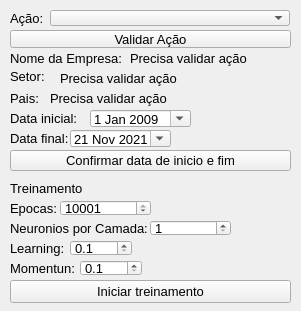
<?xml version="1.0" encoding="UTF-8"?>
<ui version="4.0">
 <class>MainWindow</class>
 <widget class="QMainWindow" name="MainWindow">
  <property name="enabled">
   <bool>true</bool>
  </property>
  <property name="geometry">
   <rect>
    <x>0</x>
    <y>0</y>
    <width>301</width>
    <height>311</height>
   </rect>
  </property>
  <property name="minimumSize">
   <size>
    <width>301</width>
    <height>311</height>
   </size>
  </property>
  <property name="maximumSize">
   <size>
    <width>301</width>
    <height>311</height>
   </size>
  </property>
  <property name="font">
   <font>
    <pointsize>10</pointsize>
   </font>
  </property>
  <property name="windowTitle">
   <string>Interface do Trabalho Final de Inteligencia Artificial</string>
  </property>
  <property name="autoFillBackground">
   <bool>true</bool>
  </property>
  <property name="documentMode">
   <bool>false</bool>
  </property>
  <property name="unifiedTitleAndToolBarOnMac">
   <bool>false</bool>
  </property>
  <widget class="QWidget" name="centralwidget">
   <widget class="QLabel" name="lbl_acao">
    <property name="geometry">
     <rect>
      <x>10</x>
      <y>10</y>
      <width>41</width>
      <height>16</height>
     </rect>
    </property>
    <property name="font">
     <font>
      <pointsize>10</pointsize>
     </font>
    </property>
    <property name="text">
     <string>Ação:</string>
    </property>
   </widget>
   <widget class="QLabel" name="lbl_nomeDaEmpresa">
    <property name="geometry">
     <rect>
      <x>10</x>
      <y>50</y>
      <width>111</width>
      <height>16</height>
     </rect>
    </property>
    <property name="font">
     <font>
      <pointsize>10</pointsize>
     </font>
    </property>
    <property name="text">
     <string>Nome da Empresa:</string>
    </property>
   </widget>
   <widget class="QLabel" name="lbl_setor">
    <property name="geometry">
     <rect>
      <x>10</x>
      <y>70</y>
      <width>47</width>
      <height>13</height>
     </rect>
    </property>
    <property name="font">
     <font>
      <pointsize>10</pointsize>
     </font>
    </property>
    <property name="text">
     <string>Setor:</string>
    </property>
   </widget>
   <widget class="QLabel" name="lbl_pais">
    <property name="geometry">
     <rect>
      <x>10</x>
      <y>90</y>
      <width>31</width>
      <height>16</height>
     </rect>
    </property>
    <property name="font">
     <font>
      <pointsize>10</pointsize>
     </font>
    </property>
    <property name="text">
     <string>Pais:</string>
    </property>
   </widget>
   <widget class="QLabel" name="lbl_dataInicial">
    <property name="geometry">
     <rect>
      <x>10</x>
      <y>110</y>
      <width>71</width>
      <height>16</height>
     </rect>
    </property>
    <property name="font">
     <font>
      <pointsize>10</pointsize>
     </font>
    </property>
    <property name="text">
     <string>Data inicial:</string>
    </property>
   </widget>
   <widget class="QLabel" name="lbl_dataFinal">
    <property name="geometry">
     <rect>
      <x>10</x>
      <y>130</y>
      <width>61</width>
      <height>16</height>
     </rect>
    </property>
    <property name="text">
     <string>Data final:</string>
    </property>
   </widget>
   <widget class="QComboBox" name="comboBox_acao">
    <property name="geometry">
     <rect>
      <x>50</x>
      <y>10</y>
      <width>240</width>
      <height>16</height>
     </rect>
    </property>
    <property name="editable">
     <bool>false</bool>
    </property>
    <property name="insertPolicy">
     <enum>QComboBox::NoInsert</enum>
    </property>
   </widget>
   <widget class="QLabel" name="lbl_resultadoNomeEmpresa">
    <property name="geometry">
     <rect>
      <x>130</x>
      <y>50</y>
      <width>121</width>
      <height>16</height>
     </rect>
    </property>
    <property name="text">
     <string>Precisa validar ação</string>
    </property>
   </widget>
   <widget class="QDateEdit" name="dateEdit_dataInicial">
    <property name="geometry">
     <rect>
      <x>90</x>
      <y>110</y>
      <width>101</width>
      <height>17</height>
     </rect>
    </property>
    <property name="showGroupSeparator" stdset="0">
     <bool>false</bool>
    </property>
    <property name="dateTime">
     <datetime>
      <hour>0</hour>
      <minute>0</minute>
      <second>0</second>
      <year>2009</year>
      <month>1</month>
      <day>1</day>
     </datetime>
    </property>
    <property name="maximumDateTime">
     <datetime>
      <hour>23</hour>
      <minute>59</minute>
      <second>59</second>
      <year>2021</year>
      <month>12</month>
      <day>31</day>
     </datetime>
    </property>
    <property name="minimumDateTime">
     <datetime>
      <hour>0</hour>
      <minute>0</minute>
      <second>0</second>
      <year>2009</year>
      <month>1</month>
      <day>1</day>
     </datetime>
    </property>
    <property name="calendarPopup">
     <bool>true</bool>
    </property>
   </widget>
   <widget class="QDateEdit" name="dateEdit_dataFinal">
    <property name="geometry">
     <rect>
      <x>70</x>
      <y>130</y>
      <width>101</width>
      <height>17</height>
     </rect>
    </property>
    <property name="dateTime">
     <datetime>
      <hour>0</hour>
      <minute>0</minute>
      <second>0</second>
      <year>2021</year>
      <month>11</month>
      <day>21</day>
     </datetime>
    </property>
    <property name="maximumDateTime">
     <datetime>
      <hour>23</hour>
      <minute>59</minute>
      <second>59</second>
      <year>2021</year>
      <month>12</month>
      <day>31</day>
     </datetime>
    </property>
    <property name="minimumDateTime">
     <datetime>
      <hour>0</hour>
      <minute>0</minute>
      <second>0</second>
      <year>2009</year>
      <month>1</month>
      <day>1</day>
     </datetime>
    </property>
    <property name="maximumDate">
     <date>
      <year>2021</year>
      <month>12</month>
      <day>31</day>
     </date>
    </property>
    <property name="minimumDate">
     <date>
      <year>2009</year>
      <month>1</month>
      <day>1</day>
     </date>
    </property>
    <property name="calendarPopup">
     <bool>true</bool>
    </property>
   </widget>
   <widget class="QLabel" name="lbl_resultadoSetorEmpresa">
    <property name="geometry">
     <rect>
      <x>60</x>
      <y>70</y>
      <width>121</width>
      <height>16</height>
     </rect>
    </property>
    <property name="text">
     <string>Precisa validar ação</string>
    </property>
   </widget>
   <widget class="QLabel" name="lbl_resultadoPaisEmpresa">
    <property name="geometry">
     <rect>
      <x>50</x>
      <y>90</y>
      <width>121</width>
      <height>16</height>
     </rect>
    </property>
    <property name="text">
     <string>Precisa validar ação</string>
    </property>
   </widget>
   <widget class="QLabel" name="lbl_treinamento">
    <property name="geometry">
     <rect>
      <x>10</x>
      <y>180</y>
      <width>81</width>
      <height>16</height>
     </rect>
    </property>
    <property name="text">
     <string>Treinamento</string>
    </property>
   </widget>
   <widget class="QLabel" name="lbl_epocas">
    <property name="geometry">
     <rect>
      <x>10</x>
      <y>200</y>
      <width>47</width>
      <height>16</height>
     </rect>
    </property>
    <property name="text">
     <string>Epocas:</string>
    </property>
   </widget>
   <widget class="QLabel" name="lbl_neuroniosPorCamada">
    <property name="geometry">
     <rect>
      <x>10</x>
      <y>220</y>
      <width>141</width>
      <height>16</height>
     </rect>
    </property>
    <property name="text">
     <string>Neuronios por Camada: </string>
    </property>
   </widget>
   <widget class="QLabel" name="lbl_learning">
    <property name="geometry">
     <rect>
      <x>10</x>
      <y>240</y>
      <width>61</width>
      <height>16</height>
     </rect>
    </property>
    <property name="text">
     <string>Learning:</string>
    </property>
   </widget>
   <widget class="QLabel" name="lbl_momentun">
    <property name="geometry">
     <rect>
      <x>10</x>
      <y>260</y>
      <width>71</width>
      <height>16</height>
     </rect>
    </property>
    <property name="text">
     <string>Momentun:</string>
    </property>
   </widget>
   <widget class="QSpinBox" name="spinBox_escolherEpocas">
    <property name="geometry">
     <rect>
      <x>60</x>
      <y>200</y>
      <width>91</width>
      <height>16</height>
     </rect>
    </property>
    <property name="minimum">
     <number>10</number>
    </property>
    <property name="maximum">
     <number>10001</number>
    </property>
    <property name="value">
     <number>10001</number>
    </property>
   </widget>
   <widget class="QSpinBox" name="spinBox_escolherNeuroniosPorCamada">
    <property name="geometry">
     <rect>
      <x>150</x>
      <y>220</y>
      <width>81</width>
      <height>16</height>
     </rect>
    </property>
    <property name="minimum">
     <number>1</number>
    </property>
    <property name="maximum">
     <number>10001</number>
    </property>
   </widget>
   <widget class="QDoubleSpinBox" name="doubleSpinBox_escolhaDeTaxaDeAprendizagem">
    <property name="geometry">
     <rect>
      <x>70</x>
      <y>240</y>
      <width>62</width>
      <height>16</height>
     </rect>
    </property>
    <property name="decimals">
     <number>1</number>
    </property>
    <property name="minimum">
     <double>0.100000000000000</double>
    </property>
    <property name="maximum">
     <double>1.000000000000000</double>
    </property>
    <property name="singleStep">
     <double>0.100000000000000</double>
    </property>
   </widget>
   <widget class="QDoubleSpinBox" name="doubleSpinBox_taxaDeMomentun">
    <property name="geometry">
     <rect>
      <x>80</x>
      <y>260</y>
      <width>62</width>
      <height>16</height>
     </rect>
    </property>
    <property name="decimals">
     <number>1</number>
    </property>
    <property name="minimum">
     <double>0.100000000000000</double>
    </property>
    <property name="maximum">
     <double>1.000000000000000</double>
    </property>
    <property name="singleStep">
     <double>0.100000000000000</double>
    </property>
   </widget>
   <widget class="QPushButton" name="btn_iniciarTreinamento">
    <property name="geometry">
     <rect>
      <x>10</x>
      <y>280</y>
      <width>281</width>
      <height>23</height>
     </rect>
    </property>
    <property name="text">
     <string>Iniciar treinamento</string>
    </property>
   </widget>
   <widget class="QPushButton" name="btn_validarAcao">
    <property name="geometry">
     <rect>
      <x>10</x>
      <y>30</y>
      <width>281</width>
      <height>18</height>
     </rect>
    </property>
    <property name="text">
     <string>Validar Ação</string>
    </property>
   </widget>
   <widget class="QPushButton" name="btn_confirmarDataInicialFinal">
    <property name="geometry">
     <rect>
      <x>10</x>
      <y>150</y>
      <width>281</width>
      <height>21</height>
     </rect>
    </property>
    <property name="text">
     <string>Confirmar data de inicio e fim</string>
    </property>
   </widget>
  </widget>
 </widget>
 <resources/>
 <connections/>
</ui>
